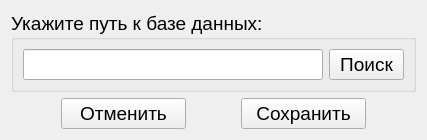
<?xml version="1.0" encoding="UTF-8"?>
<ui version="4.0">
 <class>configForm</class>
 <widget class="QWidget" name="configForm">
  <property name="geometry">
   <rect>
    <x>0</x>
    <y>0</y>
    <width>405</width>
    <height>93</height>
   </rect>
  </property>
  <property name="font">
   <font>
    <pointsize>14</pointsize>
   </font>
  </property>
  <property name="windowTitle">
   <string>Конфигурация</string>
  </property>
  <layout class="QGridLayout" name="gridLayout_3">
   <item row="1" column="3">
    <widget class="QPushButton" name="saveButton">
     <property name="minimumSize">
      <size>
       <width>125</width>
       <height>0</height>
      </size>
     </property>
     <property name="text">
      <string>Сохранить</string>
     </property>
    </widget>
   </item>
   <item row="1" column="4">
    <spacer name="horizontalSpacer_3">
     <property name="orientation">
      <enum>Qt::Horizontal</enum>
     </property>
     <property name="sizeHint" stdset="0">
      <size>
       <width>39</width>
       <height>20</height>
      </size>
     </property>
    </spacer>
   </item>
   <item row="1" column="2">
    <spacer name="horizontalSpacer_2">
     <property name="orientation">
      <enum>Qt::Horizontal</enum>
     </property>
     <property name="sizeHint" stdset="0">
      <size>
       <width>40</width>
       <height>20</height>
      </size>
     </property>
    </spacer>
   </item>
   <item row="1" column="1">
    <widget class="QPushButton" name="cancelButton">
     <property name="minimumSize">
      <size>
       <width>125</width>
       <height>0</height>
      </size>
     </property>
     <property name="text">
      <string>Отменить</string>
     </property>
    </widget>
   </item>
   <item row="1" column="0">
    <spacer name="horizontalSpacer">
     <property name="orientation">
      <enum>Qt::Horizontal</enum>
     </property>
     <property name="sizeHint" stdset="0">
      <size>
       <width>39</width>
       <height>20</height>
      </size>
     </property>
    </spacer>
   </item>
   <item row="0" column="0" colspan="5">
    <widget class="QGroupBox" name="groupBox">
     <property name="title">
      <string>Укажите путь к базе данных:</string>
     </property>
     <layout class="QGridLayout" name="gridLayout">
      <item row="0" column="0">
       <widget class="QLineEdit" name="dbEdit">
        <property name="minimumSize">
         <size>
          <width>300</width>
          <height>0</height>
         </size>
        </property>
       </widget>
      </item>
      <item row="0" column="1">
       <widget class="QPushButton" name="dbButton">
        <property name="minimumSize">
         <size>
          <width>75</width>
          <height>0</height>
         </size>
        </property>
        <property name="text">
         <string>Поиск</string>
        </property>
       </widget>
      </item>
     </layout>
    </widget>
   </item>
  </layout>
 </widget>
 <resources/>
 <connections/>
</ui>
